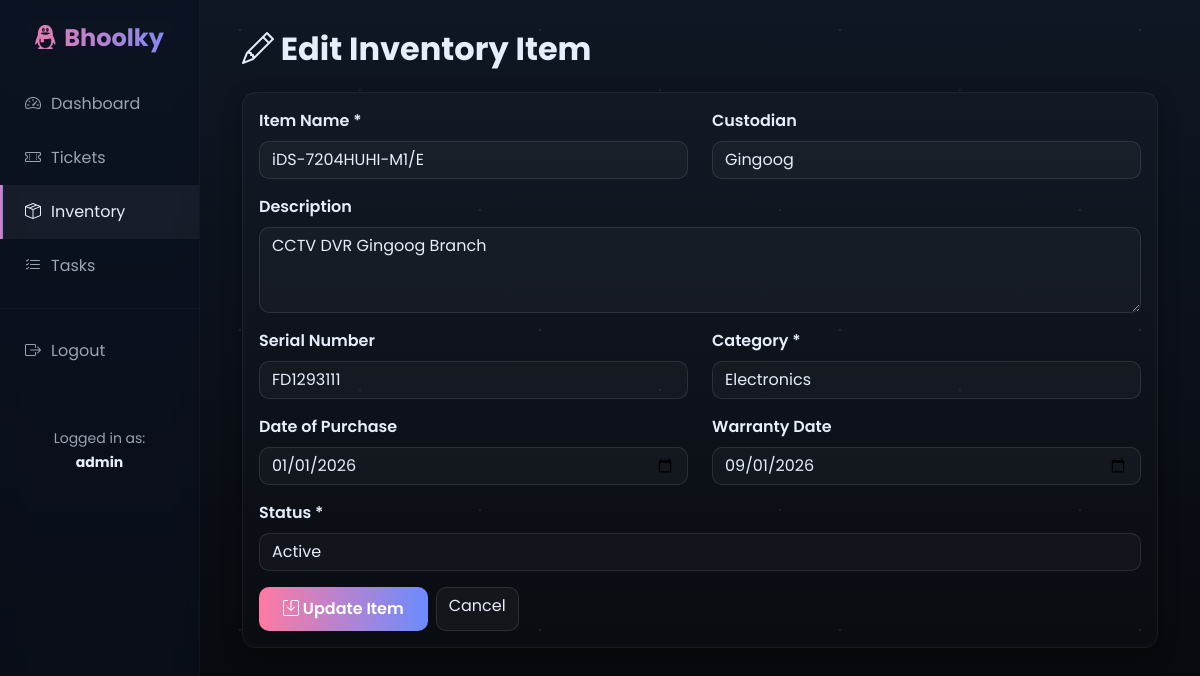
Page /inventory/edit/1 (signed in) on the earlier database version.
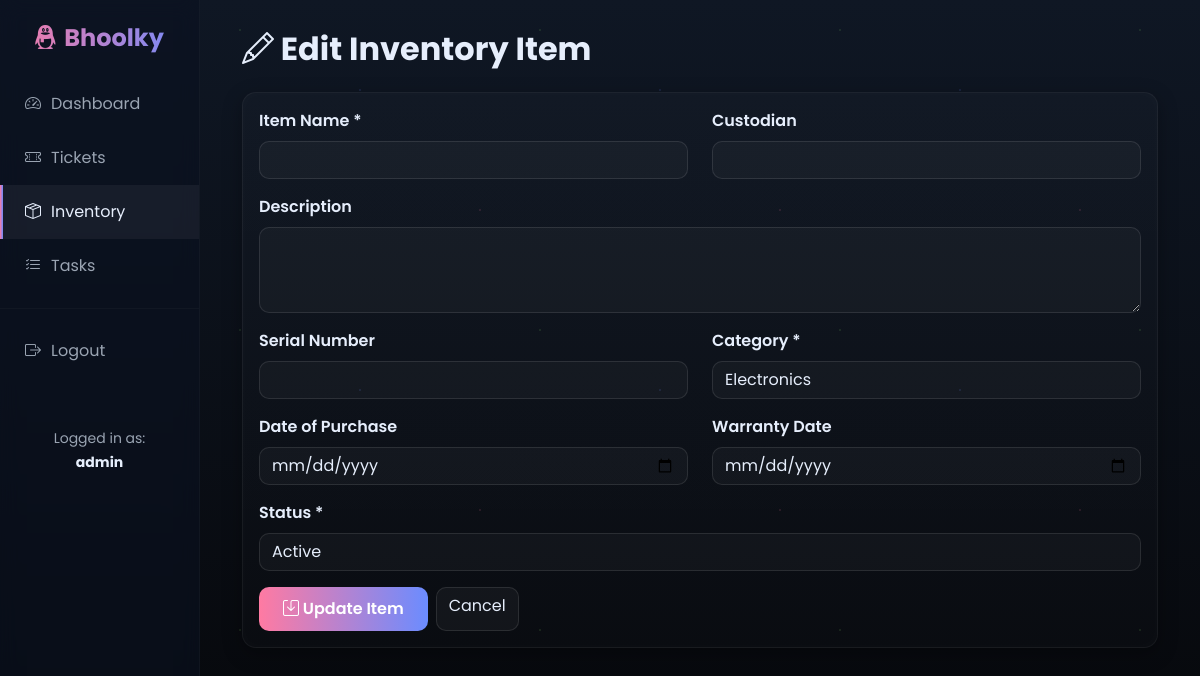
Same page on the later database version.
### tables this page shows
CREATE TABLE inventory
                 (id INTEGER PRIMARY KEY AUTOINCREMENT,
                  item_name TEXT NOT NULL,
                  description TEXT,
                  custodian TEXT,
                  serial_number TEXT,
                  date_of_purchase DATE,
                  warranty_date DATE,
                  status TEXT DEFAULT 'active',
                  category TEXT,
                  created_at TIMESTAMP DEFAULT CURRENT_TIMESTAMP,
                  updated_at TIMESTAMP DEFAULT CURRENT_TIMESTAMP);

### app.py (the view, shortened to what this page needs)
@app.route('/inventory/edit/<int:id>', methods=['GET', 'POST'])
@login_required
def edit_inventory(id):
    conn = sqlite3.connect('business_system.db')
    c = conn.cursor()
    c.execute("SELECT * FROM inventory WHERE id = ?", (id,))
    item = c.fetchone()
    conn.close()
    return render_template('edit_inventory.html', item=item)

### app.py (called while the page is built)
def login_required(f):
    @wraps(f)
    def decorated_function(*args, **kwargs):
        if 'user_id' not in session:
            flash('Please log in to access this page.', 'warning')
            return redirect(url_for('login'))
        return f(*args, **kwargs)
    return decorated_function

### templates/edit_inventory.html (shortened to what this page needs)
{% extends "base.html" %}
{% block content %}
<div class="container-fluid">
    <h2 class="mb-4" style="color: var(--text); font-weight: 700;"><i class="bi bi-pencil"></i> Edit Inventory Item</h2>
    <div class="card">
        <div class="card-body">
            <form method="POST">
                <div class="row">
                    <div class="col-md-6 mb-3">
                        <label class="form-label" style="color: var(--text); font-weight: 600;">Item Name *</label>
                        <input type="text" class="form-control" name="item_name" value="{{ item[1] }}" required>
                    </div>
                    <div class="col-md-6 mb-3">
                        <label class="form-label" style="color: var(--text); font-weight: 600;">Custodian</label>
                        <input type="text" class="form-control" name="custodian" value="{{ item[3] }}">
                    </div>
                </div>
                <div class="mb-3">
                    <label class="form-label" style="color: var(--text); font-weight: 600;">Description</label>
                    <textarea class="form-control" name="description" rows="3">{{ item[2] }}</textarea>
                </div>
                <div class="row">
                    <div class="col-md-6 mb-3">
                        <label class="form-label" style="color: var(--text); font-weight: 600;">Serial Number</label>
                        <input type="text" class="form-control" name="serial_number" value="{{ item[4] }}">
                    </div>
                    <div class="col-md-6 mb-3">
                        <label class="form-label" style="color: var(--text); font-weight: 600;">Category *</label>
                        <select class="form-select" name="category" required>
                            <option value="electronics" {% if item[8] == 'electronics' %}selected{% endif %}>Electronics</option>
                        </select>
                    </div>
                </div>
                <div class="row">
                    <div class="col-md-6 mb-3">
                        <label class="form-label" style="color: var(--text); font-weight: 600;">Date of Purchase</label>
                        <input type="date" class="form-control" name="date_of_purchase" value="{{ item[5] }}">
                    </div>
                    <div class="col-md-6 mb-3">
                        <label class="form-label" style="color: var(--text); font-weight: 600;">Warranty Date</label>
                        <input type="date" class="form-control" name="warranty_date" value="{{ item[6] }}">
                    </div>
                </div>
                <div class="mb-3">
                    <label class="form-label" style="color: var(--text); font-weight: 600;">Status *</label>
                    <select class="form-select" name="status" required>
                        <option value="active" {% if item[7] == 'active' %}selected{% endif %}>Active</option>
                    </select>
                </div>
                <div class="d-flex gap-2">
                    <button type="submit" class="btn btn-primary btn-custom">
                        <i class="bi bi-save"></i> Update Item
                    </button>
                    <a href="{{ url_for('inventory') }}" class="btn btn-secondary">Cancel</a>
                </div>
            </form>
        </div>
    </div>
</div>
{% endblock %}

Differences in the rows shown:
removed inventory: item_name "iDS-7204HUHI-M1/E", custodian "Gingoog", description "CCTV DVR Gingoog Branch", serial_number "FD1293111", category "Electronics", date_of_purchase "01/01/2026", warranty_date "09/01/2026", status "Active"
Other differences:
form field category: (not shown) → "Electronics"
form field status: (not shown) → "Active"
